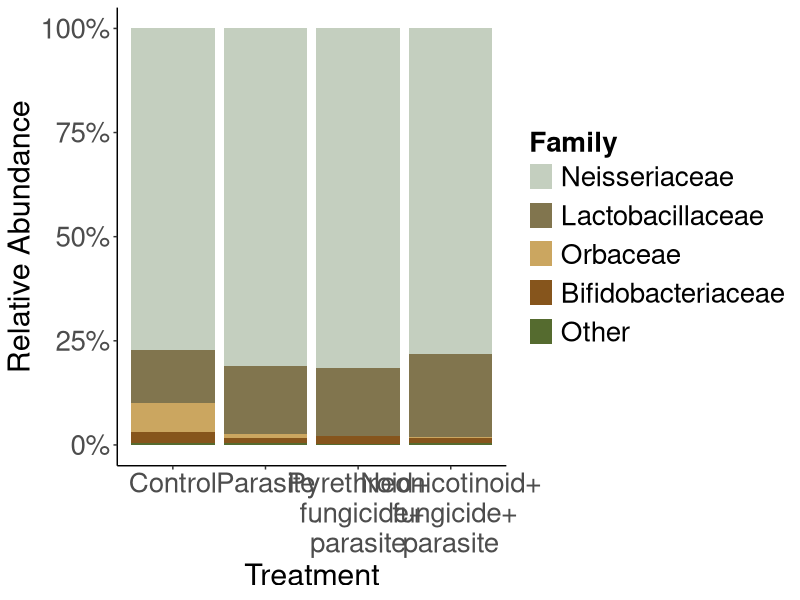

The R script that drew this image:
### ======================================================================= ###
### Title: Bumblebee Microbiome Analysis - Relative abundance

### Description: This script outlies the analysis of alpha diversity used in 
### "Field-relevant stressors alter the bumblebee gut microbial community".
### Date of the last modification: Aug 26th, 2026
### ======================================================================= ###

### Housekeeping

rm(list=ls())

graphics.off()


### Installing packages and loading libraries

cran_packages <- c(
  "readxl",
  "writexl",
  "tidyverse",
  "ggpubr",
  "stringr"
)

for (pkg in cran_packages) {
  if (!requireNamespace(pkg, quietly = TRUE)) {
    install.packages(pkg)
  }
}

library(readxl)
library(writexl)
library(dplyr)
library(tidyr)
library(ggplot2)
library(stringr)


### ======================================================================= ###
### Read in the data:

AllMergedRarefy = read.csv("AllMergedRarefy.csv", row.names = 1, check.names = FALSE)
raw <- AllMergedRarefy

data_t <- as.data.frame(t(raw), stringsAsFactors = FALSE)

### Restore sample IDs
data_t$Row.names <- rownames(data_t)
rownames(data_t) <- NULL

### Move metadata columns to the front
data <- data_t %>%
  select(Row.names, Treatment, Treatment2, everything())

### Convert all taxon columns from character to numeric
taxon_cols <- setdiff(colnames(data), c("Row.names", "Treatment", "Treatment2"))
data[taxon_cols] <- lapply(data[taxon_cols], as.numeric)

### Sanity check
str(data[, 1:6])

### Pivot table
df_long <- data %>%
  pivot_longer(
    cols = -c(Row.names, Treatment, Treatment2),
    names_to = "Taxonomy",
    values_to = "Count"
  )

### Split taxonomy into rank columns
df_long <- df_long %>%
  separate(Taxonomy,
           into = c("Kingdom", "Phylum", "Class", "Order", "Family", "Genus", "Species"),
           sep = ";",
           fill = "right",
           extra = "merge")


### ======================================================================= ###
### 1. Relative abundance ####
### This plot was done at Family level

### Rename unclassified taxa
df_long$Family <- ifelse(df_long$Family == "?" | is.na(df_long$Family),
                        paste0("Unknown_", df_long$Order),
                        df_long$Family)

### Aggregate counts to family level per sample
family_counts <- df_long %>%
  group_by(Row.names, Treatment, Family) %>%
  summarise(Count = sum(Count), .groups = "drop")

### Convert to relative abundance per sample
family_rel <- family_counts %>%
  group_by(Row.names) %>%
  mutate(RelAbund = Count / sum(Count)) %>%
  ungroup()


### ======================================================================= ###
### 1.2 Bar Plot ####

### Identify the top 4 most abundant genera
top_families <- family_rel %>%
  group_by(Family) %>%
  summarise(mean_abund = mean(RelAbund)) %>%
  arrange(desc(mean_abund)) %>%
  slice_head(n = 4) %>%
  pull(Family)

print (top_families)

### Cluster everything else into "Other"
family_rel$Family_grouped <- ifelse(family_rel$Family %in% top_families, family_rel$Family, "Other")

family_order <- c(top_families, "Other")
family_rel$Family_grouped <- factor(family_rel$Family_grouped, levels = family_order)

### Organise treatments
family_rel$Treatment <- factor(family_rel$Treatment,
                              levels = c("Ctrl", "Par", "PFP", "NFP"),
                              labels = c("Control",
                                         "Parasite",
                                         "Pyrethroid+\n fungicide+\nparasite",
                                         "Neonicotinoid+\n fungicide+\nparasite"))

### Summarise mean relative abundance per Treatment x Family group
df_summary <- family_rel %>%
  group_by(Treatment, Family_grouped) %>%
  summarise(RelAbund = sum(RelAbund), .groups = "drop") %>%
  group_by(Treatment) %>%
  mutate(RelAbund = RelAbund / sum(RelAbund))

### Define colours (4 genera + Other)
family_colors <- c(setNames(c("#C4CFBFFF","#81754EFF","#CBA660FF","#86551CFF"), top_families),
                  "Other" = "darkolivegreen")

### Plot stacked bar chart
Family_Rel_Ab = ggplot(df_summary, aes(x = Treatment, y = RelAbund, fill = Family_grouped)) +
  geom_bar(stat = "identity", position = "stack") +
  scale_fill_manual(values = family_colors) +
  scale_y_continuous(labels = scales::percent) +
  labs(
    x = "Treatment",
    y = "Relative Abundance",
    fill = "Family",
  ) +
  theme_classic() +
  theme(
    axis.title = element_text(size = 22),
    axis.text = element_text(size = 20),
    legend.title = element_text(face = "bold", size = 20),
    legend.text = element_text(size = 20),
    legend.key.spacing.y = unit(0.3, "cm"),
    legend.spacing.y = unit(0.3, "cm"),
  )

Family_Rel_Ab

### Save 
ggsave("Family_Rel_Abundance.pdf", plot = Family_Rel_Ab, width = 12, height = 8, dpi = 300)




### ======================================================================= ###
### 2. Counts table ####
### This table is a summary of the counts per taxa per group (core and non-core).

### Change the name of the data frame
df_long_1 <- df_long

### Verify number of unique taxa
unique(df_long_1$Genus[grepl("Schmidhempelia", df_long_1$Genus)])
unique(df_long_1$Species[grepl("Lactobacillus", df_long_1$Species)])

### Define and group core taxa
df_long_1 <- df_long_1 %>%
  mutate(
    Bacterial_group = case_when(
      Genus %in% c("Snodgrassella", "Candidatus Schmidhempelia", "Gilliamella", "Bombiscardovia") ~ "Core",
      Genus == "Lactobacillus" & Species %in% c("Lactobacillus apis (Firm-5)", 
                                                "Lactobacillus bombi", 
                                                "Lactobacillus bombicola") ~ "Core",
      TRUE ~ "Non_core"
    )
  )

### Summarise average and total counts per Treatment, per taxon
summary_table <- df_long_1 %>%
  group_by(Kingdom, Phylum, Class, Order, Family, Genus, Species, Bacterial_group, Treatment) %>%
  summarise(
    Average_counts_per_Treatment = mean(Count),
    Total_counts_per_Treatment = sum(Count),
    .groups = "drop"
  )

### Review table
head(summary_table)

### Save the table
write.csv(summary_table, "Core_NonCore_table_fromRarefy.csv", row.names = FALSE)

### Count unique taxa count per core and non-core

taxa_counts <- summary_table %>%
  distinct(Kingdom, Phylum, Class, Order, Family, Genus, Species, Bacterial_group) %>%
  count(Bacterial_group, name = "n_unique_taxa")

print(taxa_counts)
